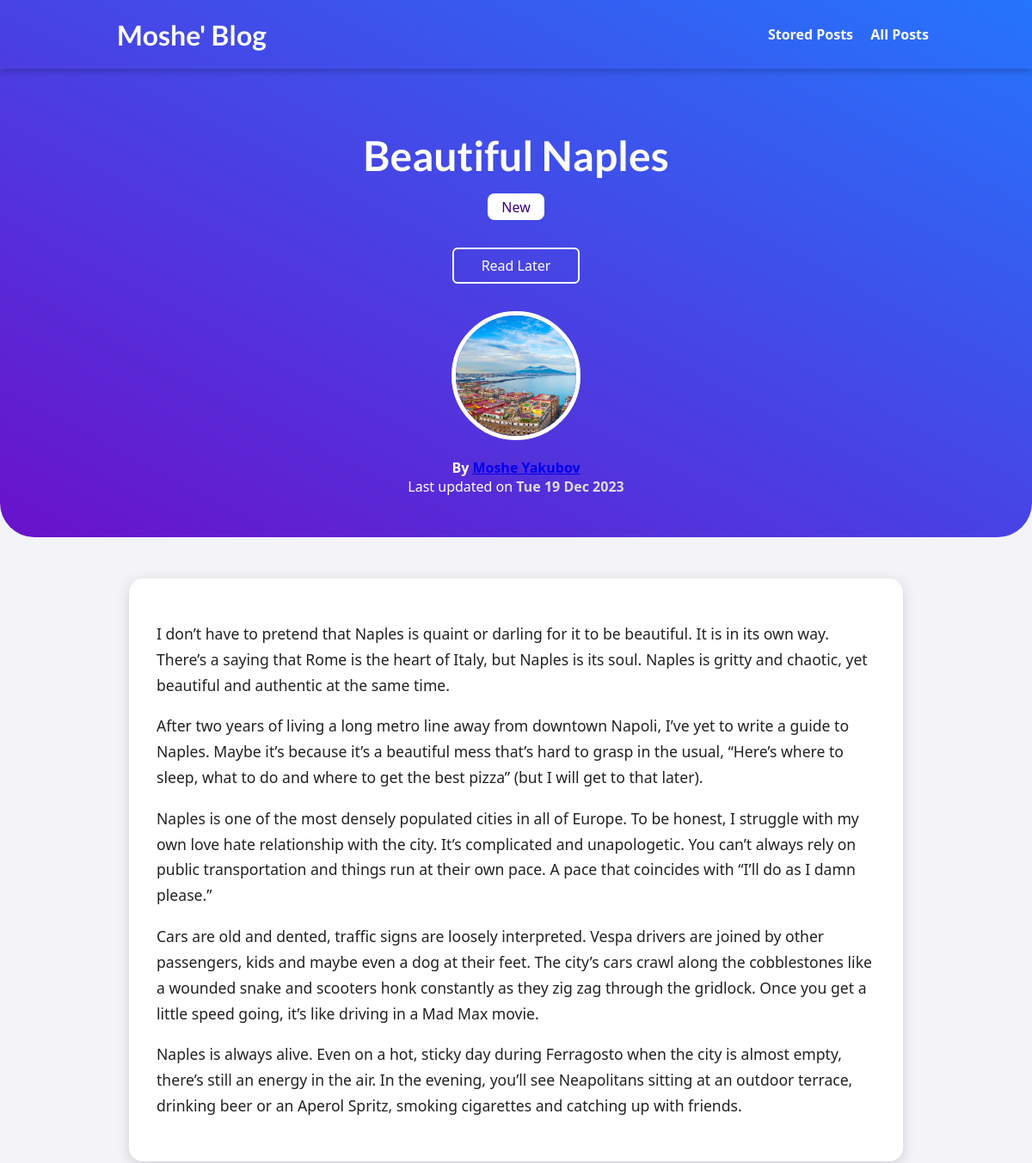
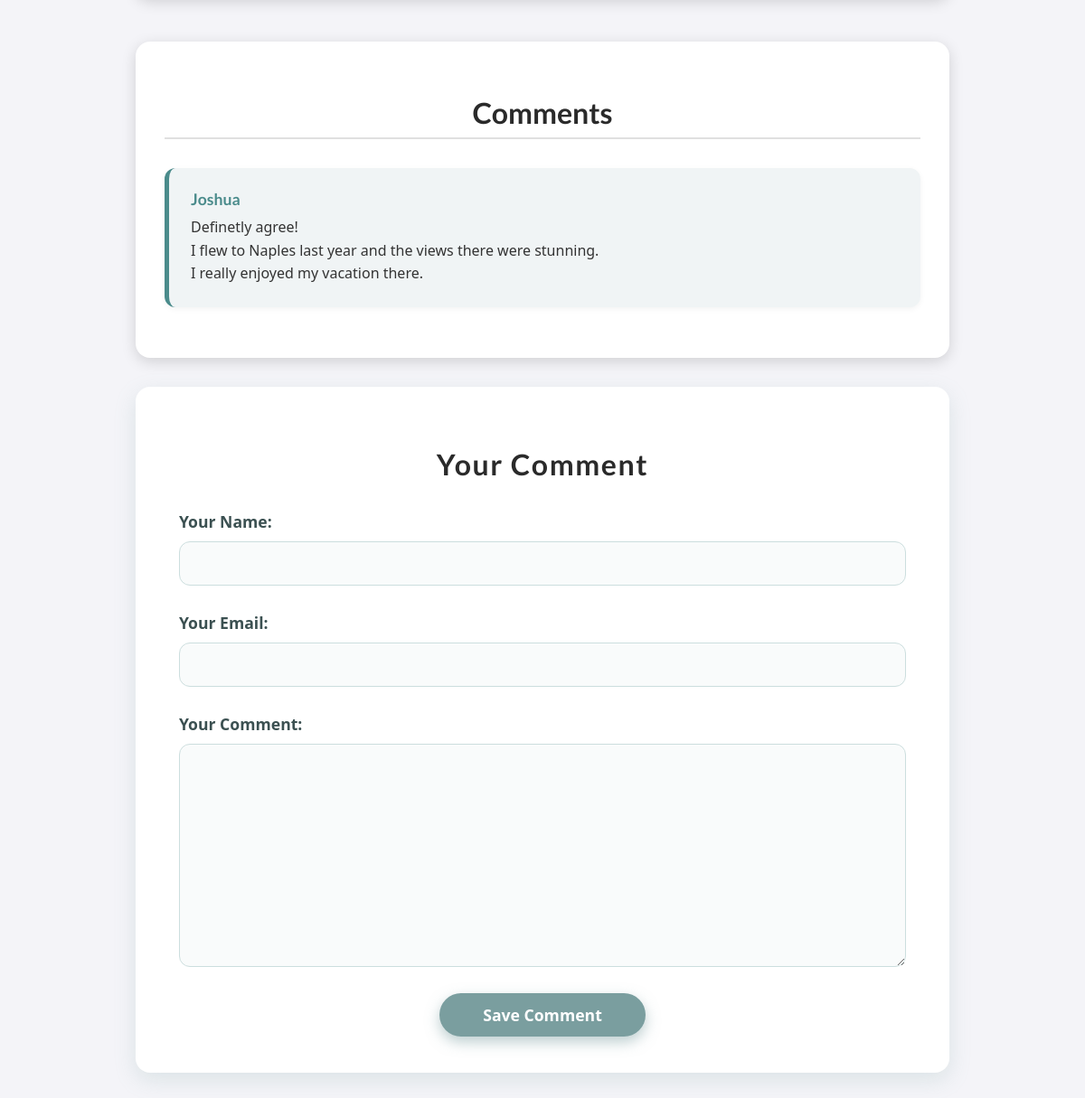
Page /posts/beautiful-naples on the committed database (2 pictures, top to bottom).
### blog/models.py (models this page shows, shortened)
class Post(models.Model):
    title = models.CharField(max_length=150)
    excerpt = models.CharField(max_length=200)
    image = models.ImageField(upload_to='posts', null=True)
    date = models.DateField(auto_now=True)
    slug = models.SlugField(unique=True, db_index=True)
    content = models.TextField(validators=[MinLengthValidator(10)])
    author = models.ForeignKey(Author, on_delete=models.SET_NULL, null=True, related_name='posts')
    tags = models.ManyToManyField(Tag)

class Tag(models.Model):
    caption = models.CharField(max_length=20)

class Author(models.Model):
    first_name = models.CharField(max_length=100)
    last_name = models.CharField(max_length=100)
    email_address = models.EmailField()
    def full_name(self):
        return f"{self.first_name} {self.last_name}"
    def __str__(self):
        return self.full_name()

class Comment(models.Model):
    user_name = models.CharField(max_length=120)
    user_email = models.EmailField()
    text = models.TextField(max_length=400)
    post = models.ForeignKey(Post, on_delete=models.CASCADE, related_name='comments')

### blog/views.py (the view, shortened to what this page needs)
# urls.py: path("posts/<slug:slug>", views.SinglePostView.as_view(), name="post_details_page"),
class SinglePostView(View):
    def is_stored_post(self, request, post_id):
        stored_posts = request.session.get("stored_posts")
        if stored_posts is not None:
            is_saved_for_later = post_id in stored_posts
        else:
            is_saved_for_later = False
        return is_saved_for_later
    def get(self, request, slug):
        post = Post.objects.get(slug=slug)
        context = {
            "post": post,
            "post_tags": post.tags.all(),
            "comment_form": CommentForm(),
            "comments": post.comments.all().order_by("-id"),
            "saved_for_later": self.is_stored_post(request, post.id)
        }
        return render(request, "blog/post-detail.html", context)

### blog/forms.py
class CommentForm(forms.ModelForm):
    class Meta:
        model = Comment
        exclude = ["post"]
        labels = {
            "user_name": "Your Name",
            "user_email": "Your Email",
            "text": "Your Comment"
        }

### blog/templates/blog/post-detail.html (shortened to what this page needs)
{% extends "base.html" %}
{% load static %}
{% block css_files %}
    <link rel="stylesheet" href="{% static 'blog/post-detail.css' %}" />
{% endblock %}
{% block content %}
<section id="post-hero">
    <h2>{{ post.title }}</h2>
    <div class="tags">
        {% for tag in post_tags %}
            <span class="tag">{{ tag.caption }}</span>
        {% endfor %}
    </div>
    <div id="read-later">
        <form action="{% url 'read-later' %}" method="POST">
            <button>
                {% if saved_for_later %}
                    Remove from "Read Later" list
                {% else %}
                    Read Later
                {% endif %}
            </button>
        </form>
    </div>
    <article>
        <img src="{{ post.image.url }}" alt="{{ post.title }}" />
        <address>By <a href="mailto:{{ post.author.email_address }}">{{ post.author }}</a></address>
        <div>
            Last updated on
            <time>{{ post.date|date:"D d M Y" }}</time>
        </div>
    </article>
</section>
<main>
    {{ post.content|linebreaks }}
</main>
<div id="comments-wrapper">
    <section id="comments">
        <h2>Comments</h2>
        {% if comments %}
            <ul>
                {% for comment in comments %}
                    <li>
                        <div class="comment-body">
                            <h3>{{ comment.user_name }}</h3>
                            <p>{{ comment.text|linebreaks }}</p>
                        </div>
                    </li>
                {% endfor %}
            </ul>
        {% else %}
            <p>No comments yet. Be the first to share your thoughts!</p>
        {% endif %}
    </section>
    <section id="comment-form">
        <h2>Your Comment</h2>
        <form action="{% url 'post_details_page' post.slug %}" method="POST">
            {% for form_field in comment_form %}
                <div class="form-control {% if form_field.errors %}invalid{% endif %}">
                    {{ form_field.label_tag }}
                    {{ form_field }}
                </div>
            {% endfor %}
            <button>Save Comment</button>
        </form>
    </section>
</div>
{% endblock %}

### static/apps.css (style rules this page uses)
* { box-sizing: border-box; }
html { font-family: 'Open Sans', 'Lato', sans-serif; }
body { font-family: 'Segoe UI', Tahoma, Geneva, Verdana, sans-serif; background: #f4f4f8; color: #222; margin: 0; padding: 0; }
h1, h2, h3 { font-family: 'Lato', sans-serif; font-weight: bold; }

### blog/static/blog/post-detail.css (style rules this page uses)
#post-hero { background: linear-gradient(to right top, #6a11cb, #2575fc); color: white; padding: 7rem 2rem 3rem 2rem; border-bottom-left-radius: 40px; border-bottom-right-radius: 40px; text-align: center; }
#post-hero h2 { font-size: 3rem; margin-bottom: 1rem; }
#post-hero .tag { background-color: white; color: #390281; padding: 0.3rem 1rem; border-radius: 8px; display: inline-block; margin: 0 0.5rem; }
#post-hero article { margin-top: 2rem; display: inline-block; text-align: center; }
#post-hero article img { width: 150px; height: 150px; border-radius: 50%; border: 5px solid white; object-fit: cover; margin-bottom: 1rem; }
#post-hero address { font-style: normal; font-weight: bold; color: white; }
#post-hero time { font-weight: bold; color: #ddd; }
#read-later { margin-top: 2rem; }
#read-later button { background-color: transparent; border: 2px solid white; padding: 0.5rem 2rem; font: inherit; color: white; cursor: pointer; border-radius: 6px; transition: all 0.3s; }
main { width: 90%; max-width: 900px; margin: 3rem auto; background-color: white; padding: 2rem; border-radius: 16px; box-shadow: 0 4px 16px rgba(0, 0, 0, 0.15); font-size: 1.1rem; line-height: 1.7; }
#comments-wrapper { background: none; margin: 3rem auto; padding: 0; width: 90%; max-width: 900px; display: flex; flex-direction: column; gap: 2rem; }
#comments { background-color: white; padding: 2rem; border-radius: 16px; box-shadow: 0 4px 16px rgba(0, 0, 0, 0.15); }
#comments h2 { font-size: 2rem; color: #2a2a2a; margin-bottom: 2rem; text-align: center; border-bottom: 2px solid #e0e0e0; padding-bottom: 0.5rem; }
#comments ul { list-style: none; margin: 0; padding: 0; }
#comments li { display: flex; gap: 1rem; margin-bottom: 1.5rem; padding: 1.5rem; background-color: #f0f4f5; border-left: 5px solid #4a8b8b; border-radius: 12px; box-shadow: 0 2px 6px rgba(0, 0, 0, 0.05); }
#comments li h3 { margin: 0 0 0.5rem 0; font-size: 1.1rem; color: #4a8b8b; }
#comments li p { margin: 0; color: #333; line-height: 1.6; }
.comment-body { flex: 1; }
#comment-form { background-color: white; border-radius: 16px; box-shadow: 0 8px 24px rgba(122, 158, 159, 0.2); padding: 2.5rem 3rem; font-family: 'Segoe UI', Tahoma, Geneva, Verdana, sans-serif; transition: box-shadow 0.3s ease; }
#comment-form h2 { text-align: center; color: #2a2a2a; margin-bottom: 2rem; font-weight: 700; font-size: 2rem; letter-spacing: 0.05em; }
.form-control { margin-bottom: 1.8rem; display: flex; flex-direction: column; }
.form-control label { font-weight: 600; margin-bottom: 0.6rem; color: #3b5051; font-size: 1.1rem; }
.form-control input, .form-control textarea { font: inherit; padding: 0.8rem 1rem; border-radius: 12px; border: 1.8px solid #ccdede; background-color: #f9fbfb; transition: border-color 0.3s ease, background-color 0.3s ease; font-size: 1rem; resize: vertical; min-height: 3rem; }
.form-control textarea { min-height: 100px; }
#comment-form button { font: inherit; background-color: #7a9e9f; color: white; border: none; padding: 0.75rem 3rem; border-radius: 24px; cursor: pointer; font-size: 1.1rem; font-weight: 700; display: block; margin: 1.5rem auto 0 auto; box-shadow: 0 6px 15px rgba(122, 158, 159, 0.5); transition: background-color 0.3s ease; }

### rows in the picture
Post: title "Beautiful Naples", image (picture), author "Moshe Yakubov", date "Tue 19 Dec 2023", content "I don’t have to pretend that Naples is quaint or darling for it to be beautiful. It is in its own way. There’s a saying that Rome is the heart of Italy, but Naples is its soul. Naples is gritty and chaotic, yet beautiful and authentic at the same time. After two years of living a long metro line away from downtown Napoli, I’ve yet to write a guide to Naples. Maybe it’s because it’s a beautiful mess that’s hard to grasp in the usual, “Here’s where to sleep, what to do and where to get the best pizza” (but I will get to that later). Naples is one of the most densely populated cities in all of Europe. To be honest, I struggle with my own love hate relationship with the city. It’s complicated…"
Tag: caption "New"
Comment: user_name "Joshua", text "Definetly agree! I flew to Naples last year and the views there were stunning. I really enjoyed my vacation there."
